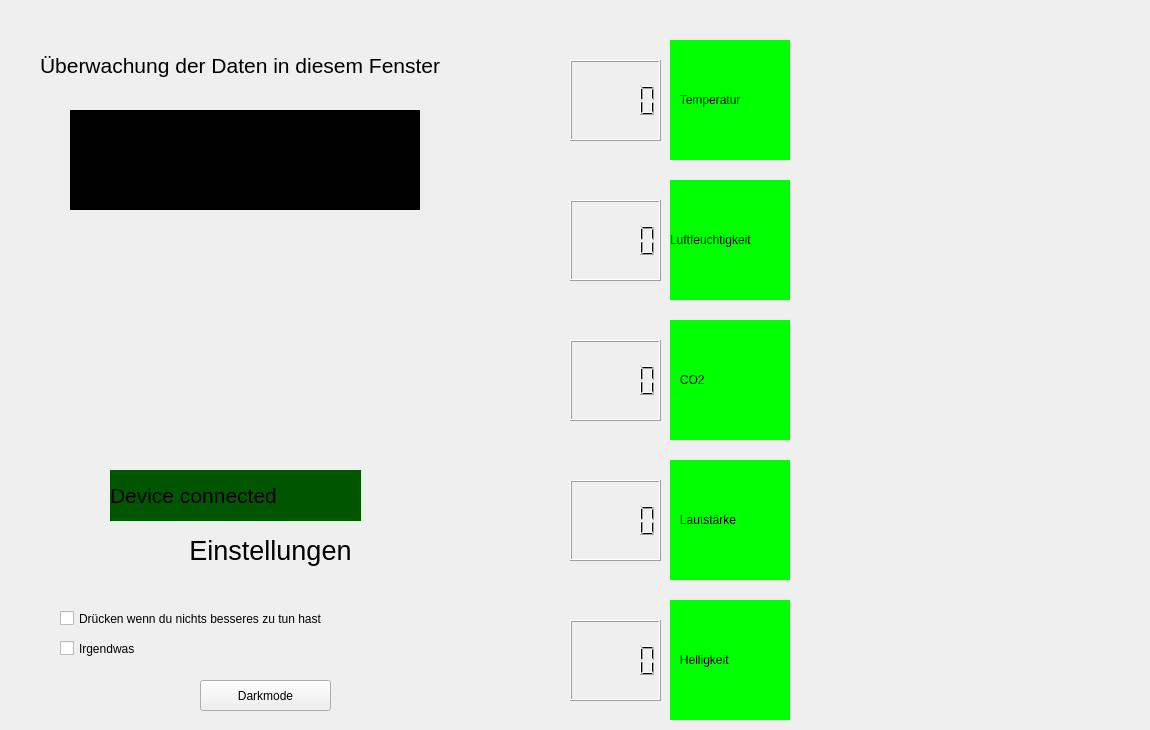
    <widget class="QWidget" name="develop">
     <widget class="QCheckBox" name="checkb2">
      <property name="geometry">
       <rect>
        <x>60</x>
        <y>640</y>
        <width>311</width>
        <height>17</height>
       </rect>
      </property>
      <property name="text">
       <string>Irgendwas</string>
      </property>
     </widget>
     <widget class="QLabel" name="hellampel">
      <property name="geometry">
       <rect>
        <x>670</x>
        <y>600</y>
        <width>120</width>
        <height>120</height>
       </rect>
      </property>
      <property name="styleSheet">
       <string notr="true">background-color: rgb(0, 255, 0);
font: 14pt &quot;MS Shell Dlg 2&quot;;</string>
      </property>
      <property name="text">
       <string>   Helligkeit</string>
      </property>
     </widget>
     <widget class="QLabel" name="tempampel">
      <property name="geometry">
       <rect>
        <x>670</x>
        <y>40</y>
        <width>120</width>
        <height>120</height>
       </rect>
      </property>
      <property name="styleSheet">
       <string notr="true">background-color: rgb(0, 255, 0);
font: 14pt &quot;MS Shell Dlg 2&quot;;</string>
      </property>
      <property name="text">
       <string>   Temperatur</string>
      </property>
     </widget>
     <widget class="QCheckBox" name="checkb1">
      <property name="geometry">
       <rect>
        <x>60</x>
        <y>610</y>
        <width>361</width>
        <height>17</height>
       </rect>
      </property>
      <property name="text">
       <string>Drücken wenn du nichts besseres zu tun hast</string>
      </property>
     </widget>
     <widget class="QLabel" name="info">
      <property name="geometry">
       <rect>
        <x>40</x>
        <y>30</y>
        <width>421</width>
        <height>71</height>
       </rect>
      </property>
      <property name="text">
       <string>&lt;html&gt;&lt;head/&gt;&lt;body&gt;&lt;p&gt;&lt;span style=&quot; font-size:16pt;&quot;&gt;Überwachung der Daten in diesem Fenster &lt;/span&gt;&lt;/p&gt;&lt;/body&gt;&lt;/html&gt;</string>
      </property>
     </widget>
     <widget class="QLCDNumber" name="tempanzei">
      <property name="geometry">
       <rect>
        <x>570</x>
        <y>60</y>
        <width>91</width>
        <height>81</height>
       </rect>
      </property>
      <property name="font">
       <font>
        <pointsize>14</pointsize>
       </font>
      </property>
     </widget>
     <widget class="QLabel" name="co2ampel">
      <property name="geometry">
       <rect>
        <x>670</x>
        <y>320</y>
        <width>120</width>
        <height>120</height>
       </rect>
      </property>
      <property name="styleSheet">
       <string notr="true">background-color: rgb(0, 255, 0);
font: 14pt &quot;MS Shell Dlg 2&quot;;</string>
      </property>
      <property name="text">
       <string>   CO2</string>
      </property>
     </widget>
     <widget class="QLabel" name="luftfeuchtampel">
      <property name="geometry">
       <rect>
        <x>670</x>
        <y>180</y>
        <width>120</width>
        <height>120</height>
       </rect>
      </property>
      <property name="styleSheet">
       <string notr="true">background-color: rgb(0, 255, 0);
font: 14pt &quot;MS Shell Dlg 2&quot;;</string>
      </property>
      <property name="text">
       <string>Luftfeuchtigkeit</string>
      </property>
     </widget>
     <widget class="PlotWidget" name="co2w" native="true">
      <property name="geometry">
       <rect>
        <x>820</x>
        <y>320</y>
        <width>321</width>
        <height>121</height>
       </rect>
      </property>
     </widget>
     <widget class="PlotWidget" name="tempw" native="true">
      <property name="geometry">
       <rect>
        <x>820</x>
        <y>40</y>
        <width>320</width>
        <height>120</height>
       </rect>
      </property>
     </widget>
     <widget class="QLCDNumber" name="lautanzei">
      <property name="geometry">
       <rect>
        <x>570</x>
        <y>480</y>
        <width>91</width>
        <height>81</height>
       </rect>
      </property>
      <property name="font">
       <font>
        <pointsize>14</pointsize>
       </font>
      </property>
     </widget>
     <widget class="QLabel" name="einlabel">
      <property name="geometry">
       <rect>
        <x>130</x>
        <y>510</y>
        <width>281</width>
        <height>81</height>
       </rect>
      </property>
      <property name="palette">
       <palette>
        <active>
         <colorrole role="WindowText">
          <brush brushstyle="SolidPattern">
           <color alpha="255">
            <red>0</red>
            <green>0</green>
            <blue>0</blue>
           </color>
          </brush>
         </colorrole>
         <colorrole role="Button">
          <brush brushstyle="SolidPattern">
           <color alpha="255">
            <red>255</red>
            <green>255</green>
            <blue>255</blue>
           </color>
          </brush>
         </colorrole>
         <colorrole role="Light">
          <brush brushstyle="SolidPattern">
           <color alpha="255">
            <red>255</red>
            <green>255</green>
            <blue>255</blue>
           </color>
          </brush>
         </colorrole>
         <colorrole role="Midlight">
          <brush brushstyle="SolidPattern">
           <color alpha="255">
            <red>255</red>
            <green>255</green>
            <blue>255</blue>
           </color>
          </brush>
         </colorrole>
         <colorrole role="Dark">
          <brush brushstyle="SolidPattern">
           <color alpha="255">
            <red>127</red>
            <green>127</green>
            <blue>127</blue>
           </color>
          </brush>
         </colorrole>
         <colorrole role="Mid">
          <brush brushstyle="SolidPattern">
           <color alpha="255">
            <red>170</red>
            <green>170</green>
            <blue>170</blue>
           </color>
          </brush>
         </colorrole>
         <colorrole role="Text">
          <brush brushstyle="SolidPattern">
           <color alpha="255">
            <red>0</red>
            <green>0</green>
            <blue>0</blue>
           </color>
          </brush>
         </colorrole>
         <colorrole role="BrightText">
          <brush brushstyle="SolidPattern">
           <color alpha="255">
            <red>255</red>
            <green>255</green>
            <blue>255</blue>
           </color>
          </brush>
         </colorrole>
         <colorrole role="ButtonText">
          <brush brushstyle="SolidPattern">
           <color alpha="255">
            <red>0</red>
            <green>0</green>
            <blue>0</blue>
           </color>
          </brush>
         </colorrole>
         <colorrole role="Base">
          <brush brushstyle="SolidPattern">
           <color alpha="255">
            <red>255</red>
            <green>255</green>
            <blue>255</blue>
           </color>
          </brush>
         </colorrole>
         <colorrole role="Window">
          <brush brushstyle="SolidPattern">
           <color alpha="255">
            <red>255</red>
            <green>255</green>
            <blue>255</blue>
           </color>
          </brush>
         </colorrole>
         <colorrole role="Shadow">
          <brush brushstyle="SolidPattern">
           <color alpha="255">
            <red>0</red>
            <green>0</green>
            <blue>0</blue>
           </color>
          </brush>
         </colorrole>
         <colorrole role="AlternateBase">
          <brush brushstyle="SolidPattern">
           <color alpha="255">
            <red>255</red>
            <green>255</green>
            <blue>255</blue>
           </color>
          </brush>
         </colorrole>
         <colorrole role="ToolTipBase">
          <brush brushstyle="SolidPattern">
           <color alpha="255">
            <red>255</red>
            <green>255</green>
            <blue>220</blue>
           </color>
          </brush>
         </colorrole>
         <colorrole role="ToolTipText">
          <brush brushstyle="SolidPattern">
           <color alpha="255">
            <red>0</red>
            <green>0</green>
            <blue>0</blue>
           </color>
          </brush>
         </colorrole>
         <colorrole role="PlaceholderText">
          <brush brushstyle="NoBrush">
           <color alpha="128">
            <red>0</red>
            <green>0</green>
            <blue>0</blue>
           </color>
          </brush>
         </colorrole>
        </active>
        <inactive>
         <colorrole role="WindowText">
          <brush brushstyle="SolidPattern">
           <color alpha="255">
            <red>0</red>
            <green>0</green>
            <blue>0</blue>
           </color>
          </brush>
         </colorrole>
         <colorrole role="Button">
          <brush brushstyle="SolidPattern">
           <color alpha="255">
            <red>255</red>
            <green>255</green>
            <blue>255</blue>
           </color>
          </brush>
         </colorrole>
         <colorrole role="Light">
          <brush brushstyle="SolidPattern">
           <color alpha="255">
            <red>255</red>
            <green>255</green>
            <blue>255</blue>
           </color>
          </brush>
         </colorrole>
         <colorrole role="Midlight">
          <brush brushstyle="SolidPattern">
           <color alpha="255">
            <red>255</red>
            <green>255</green>
            <blue>255</blue>
           </color>
          </brush>
         </colorrole>
         <colorrole role="Dark">
          <brush brushstyle="SolidPattern">
           <color alpha="255">
            <red>127</red>
            <green>127</green>
            <blue>127</blue>
           </color>
          </brush>
         </colorrole>
         <colorrole role="Mid">
          <brush brushstyle="SolidPattern">
           <color alpha="255">
            <red>170</red>
            <green>170</green>
            <blue>170</blue>
           </color>
          </brush>
         </colorrole>
         <colorrole role="Text">
          <brush brushstyle="SolidPattern">
           <color alpha="255">
            <red>0</red>
            <green>0</green>
            <blue>0</blue>
           </color>
          </brush>
         </colorrole>
         <colorrole role="BrightText">
          <brush brushstyle="SolidPattern">
           <color alpha="255">
            <red>255</red>
            <green>255</green>
            <blue>255</blue>
           </color>
          </brush>
         </colorrole>
         <colorrole role="ButtonText">
          <brush brushstyle="SolidPattern">
           <color alpha="255">
            <red>0</red>
            <green>0</green>
            <blue>0</blue>
           </color>
          </brush>
         </colorrole>
         <colorrole role="Base">
          <brush brushstyle="SolidPattern">
           <color alpha="255">
            <red>255</red>
            <green>255</green>
            <blue>255</blue>
           </color>
          </brush>
         </colorrole>
         <colorrole role="Window">
          <brush brushstyle="SolidPattern">
           <color alpha="255">
            <red>255</red>
            <green>255</green>
            <blue>255</blue>
           </color>
          </brush>
         </colorrole>
         <colorrole role="Shadow">
          <brush brushstyle="SolidPattern">
           <color alpha="255">
            <red>0</red>
            <green>0</green>
            <blue>0</blue>
           </color>
          </brush>
         </colorrole>
         <colorrole role="AlternateBase">
          <brush brushstyle="SolidPattern">
           <color alpha="255">
            <red>255</red>
            <green>255</green>
            <blue>255</blue>
           </color>
          </brush>
         </colorrole>
         <colorrole role="ToolTipBase">
          <brush brushstyle="SolidPattern">
           <color alpha="255">
            <red>255</red>
            <green>255</green>
            <blue>220</blue>
           </color>
          </brush>
         </colorrole>
         <colorrole role="ToolTipText">
          <brush brushstyle="SolidPattern">
           <color alpha="255">
            <red>0</red>
            <green>0</green>
            <blue>0</blue>
           </color>
          </brush>
         </colorrole>
         <colorrole role="PlaceholderText">
          <brush brushstyle="NoBrush">
           <color alpha="128">
            <red>0</red>
            <green>0</green>
            <blue>0</blue>
           </color>
          </brush>
         </colorrole>
        </inactive>
        <disabled>
         <colorrole role="WindowText">
          <brush brushstyle="SolidPattern">
           <color alpha="255">
            <red>127</red>
            <green>127</green>
            <blue>127</blue>
           </color>
          </brush>
         </colorrole>
         <colorrole role="Button">
          <brush brushstyle="SolidPattern">
           <color alpha="255">
            <red>255</red>
            <green>255</green>
            <blue>255</blue>
           </color>
          </brush>
         </colorrole>
         <colorrole role="Light">
          <brush brushstyle="SolidPattern">
           <color alpha="255">
            <red>255</red>
            <green>255</green>
            <blue>255</blue>
           </color>
          </brush>
         </colorrole>
         <colorrole role="Midlight">
          <brush brushstyle="SolidPattern">
           <color alpha="255">
            <red>255</red>
            <green>255</green>
            <blue>255</blue>
           </color>
          </brush>
         </colorrole>
         <colorrole role="Dark">
          <brush brushstyle="SolidPattern">
           <color alpha="255">
            <red>127</red>
            <green>127</green>
            <blue>127</blue>
           </color>
          </brush>
         </colorrole>
         <colorrole role="Mid">
          <brush brushstyle="SolidPattern">
           <color alpha="255">
            <red>170</red>
            <green>170</green>
            <blue>170</blue>
           </color>
          </brush>
         </colorrole>
         <colorrole role="Text">
          <brush brushstyle="SolidPattern">
           <color alpha="255">
            <red>127</red>
            <green>127</green>
            <blue>127</blue>
           </color>
          </brush>
         </colorrole>
         <colorrole role="BrightText">
          <brush brushstyle="SolidPattern">
           <color alpha="255">
            <red>255</red>
            <green>255</green>
            <blue>255</blue>
           </color>
          </brush>
         </colorrole>
         <colorrole role="ButtonText">
          <brush brushstyle="SolidPattern">
           <color alpha="255">
            <red>127</red>
            <green>127</green>
            <blue>127</blue>
           </color>
          </brush>
         </colorrole>
         <colorrole role="Base">
          <brush brushstyle="SolidPattern">
           <color alpha="255">
            <red>255</red>
            <green>255</green>
            <blue>255</blue>
           </color>
          </brush>
         </colorrole>
         <colorrole role="Window">
          <brush brushstyle="SolidPattern">
           <color alpha="255">
            <red>255</red>
            <green>255</green>
            <blue>255</blue>
           </color>
          </brush>
         </colorrole>
         <colorrole role="Shadow">
          <brush brushstyle="SolidPattern">
           <color alpha="255">
            <red>0</red>
            <green>0</green>
            <blue>0</blue>
           </color>
          </brush>
         </colorrole>
         <colorrole role="AlternateBase">
          <brush brushstyle="SolidPattern">
           <color alpha="255">
            <red>255</red>
            <green>255</green>
            <blue>255</blue>
           </color>
          </brush>
         </colorrole>
         <colorrole role="ToolTipBase">
          <brush brushstyle="SolidPattern">
           <color alpha="255">
            <red>255</red>
            <green>255</green>
            <blue>220</blue>
           </color>
          </brush>
         </colorrole>
         <colorrole role="ToolTipText">
          <brush brushstyle="SolidPattern">
           <color alpha="255">
            <red>0</red>
            <green>0</green>
            <blue>0</blue>
           </color>
          </brush>
         </colorrole>
         <colorrole role="PlaceholderText">
          <brush brushstyle="NoBrush">
           <color alpha="128">
            <red>0</red>
            <green>0</green>
            <blue>0</blue>
           </color>
          </brush>
         </colorrole>
        </disabled>
       </palette>
      </property>
      <property name="text">
       <string>&lt;html&gt;&lt;head/&gt;&lt;body&gt;&lt;p align=&quot;center&quot;&gt;&lt;span style=&quot; font-size:20pt;&quot;&gt;Einstellungen&lt;/span&gt;&lt;/p&gt;&lt;/body&gt;&lt;/html&gt;</string>
      </property>
     </widget>
     <widget class="QLabel" name="istdevcon">
      <property name="geometry">
       <rect>
        <x>110</x>
        <y>470</y>
        <width>251</width>
        <height>51</height>
       </rect>
      </property>
      <property name="font">
       <font>
        <pointsize>16</pointsize>
       </font>
      </property>
      <property name="styleSheet">
       <string notr="true">background-color: rgb(0, 85, 0);</string>
      </property>
      <property name="text">
       <string>Device connected</string>
      </property>
     </widget>
     <widget class="QLabel" name="bild">
      <property name="geometry">
       <rect>
        <x>110</x>
        <y>210</y>
        <width>256</width>
        <height>256</height>
       </rect>
      </property>
      <property name="text">
       <string/>
      </property>
      <property name="pixmap">
       <pixmap>icon.png</pixmap>
      </property>
      <property name="scaledContents">
       <bool>true</bool>
      </property>
     </widget>
     <widget class="PlotWidget" name="hellw" native="true">
      <property name="geometry">
       <rect>
        <x>820</x>
        <y>600</y>
        <width>321</width>
        <height>121</height>
       </rect>
      </property>
     </widget>
     <widget class="QLCDNumber" name="hellanzei">
      <property name="geometry">
       <rect>
        <x>570</x>
        <y>620</y>
        <width>91</width>
        <height>81</height>
       </rect>
      </property>
      <property name="font">
       <font>
        <pointsize>14</pointsize>
       </font>
      </property>
     </widget>
     <widget class="QPushButton" name="darkmodebutton">
      <property name="geometry">
       <rect>
        <x>200</x>
        <y>680</y>
        <width>131</width>
        <height>31</height>
       </rect>
      </property>
      <property name="text">
       <string>Darkmode</string>
      </property>
     </widget>
     <widget class="QLCDNumber" name="luftfeuchtanzei">
      <property name="geometry">
       <rect>
        <x>570</x>
        <y>200</y>
        <width>91</width>
        <height>81</height>
       </rect>
      </property>
      <property name="font">
       <font>
        <pointsize>14</pointsize>
       </font>
      </property>
     </widget>
     <widget class="QLabel" name="uhr">
      <property name="geometry">
       <rect>
        <x>70</x>
        <y>110</y>
        <width>350</width>
        <height>100</height>
       </rect>
      </property>
      <property name="palette">
       <palette>
        <active>
         <colorrole role="WindowText">
          <brush brushstyle="SolidPattern">
           <color alpha="255">
            <red>255</red>
            <green>255</green>
            <blue>255</blue>
           </color>
          </brush>
         </colorrole>
         <colorrole role="Button">
          <brush brushstyle="SolidPattern">
           <color alpha="255">
            <red>0</red>
            <green>0</green>
            <blue>0</blue>
           </color>
          </brush>
         </colorrole>
         <colorrole role="Light">
          <brush brushstyle="SolidPattern">
           <color alpha="255">
            <red>0</red>
            <green>0</green>
            <blue>0</blue>
           </color>
          </brush>
         </colorrole>
         <colorrole role="Midlight">
          <brush brushstyle="SolidPattern">
           <color alpha="255">
            <red>0</red>
            <green>0</green>
            <blue>0</blue>
           </color>
          </brush>
         </colorrole>
         <colorrole role="Dark">
          <brush brushstyle="SolidPattern">
           <color alpha="255">
            <red>0</red>
            <green>0</green>
            <blue>0</blue>
           </color>
          </brush>
         </colorrole>
         <colorrole role="Mid">
          <brush brushstyle="SolidPattern">
           <color alpha="255">
            <red>0</red>
            <green>0</green>
            <blue>0</blue>
           </color>
          </brush>
         </colorrole>
         <colorrole role="Text">
          <brush brushstyle="SolidPattern">
           <color alpha="255">
            <red>255</red>
            <green>255</green>
            <blue>255</blue>
           </color>
          </brush>
         </colorrole>
         <colorrole role="BrightText">
          <brush brushstyle="SolidPattern">
           <color alpha="255">
            <red>255</red>
            <green>255</green>
            <blue>255</blue>
           </color>
          </brush>
         </colorrole>
         <colorrole role="ButtonText">
          <brush brushstyle="SolidPattern">
           <color alpha="255">
            <red>255</red>
            <green>255</green>
            <blue>255</blue>
           </color>
          </brush>
         </colorrole>
         <colorrole role="Base">
          <brush brushstyle="SolidPattern">
           <color alpha="255">
            <red>0</red>
            <green>0</green>
            <blue>0</blue>
           </color>
          </brush>
         </colorrole>
         <colorrole role="Window">
          <brush brushstyle="SolidPattern">
           <color alpha="255">
            <red>0</red>
            <green>0</green>
            <blue>0</blue>
           </color>
          </brush>
         </colorrole>
         <colorrole role="Shadow">
          <brush brushstyle="SolidPattern">
           <color alpha="255">
            <red>0</red>
            <green>0</green>
            <blue>0</blue>
           </color>
          </brush>
         </colorrole>
         <colorrole role="AlternateBase">
          <brush brushstyle="SolidPattern">
           <color alpha="255">
            <red>0</red>
            <green>0</green>
            <blue>0</blue>
           </color>
          </brush>
         </colorrole>
         <colorrole role="ToolTipBase">
          <brush brushstyle="SolidPattern">
           <color alpha="255">
            <red>255</red>
            <green>255</green>
            <blue>220</blue>
           </color>
          </brush>
         </colorrole>
         <colorrole role="ToolTipText">
          <brush brushstyle="SolidPattern">
           <color alpha="255">
            <red>0</red>
            <green>0</green>
            <blue>0</blue>
           </color>
          </brush>
         </colorrole>
         <colorrole role="PlaceholderText">
          <brush brushstyle="NoBrush">
           <color alpha="128">
            <red>255</red>
            <green>255</green>
            <blue>255</blue>
           </color>
          </brush>
         </colorrole>
        </active>
        <inactive>
         <colorrole role="WindowText">
          <brush brushstyle="SolidPattern">
           <color alpha="255">
            <red>255</red>
            <green>255</green>
            <blue>255</blue>
           </color>
          </brush>
         </colorrole>
         <colorrole role="Button">
          <brush brushstyle="SolidPattern">
           <color alpha="255">
            <red>0</red>
            <green>0</green>
            <blue>0</blue>
           </color>
          </brush>
         </colorrole>
         <colorrole role="Light">
          <brush brushstyle="SolidPattern">
           <color alpha="255">
            <red>0</red>
            <green>0</green>
            <blue>0</blue>
           </color>
          </brush>
         </colorrole>
         <colorrole role="Midlight">
          <brush brushstyle="SolidPattern">
           <color alpha="255">
            <red>0</red>
            <green>0</green>
            <blue>0</blue>
           </color>
          </brush>
         </colorrole>
         <colorrole role="Dark">
          <brush brushstyle="SolidPattern">
           <color alpha="255">
            <red>0</red>
            <green>0</green>
            <blue>0</blue>
           </color>
          </brush>
         </colorrole>
         <colorrole role="Mid">
          <brush brushstyle="SolidPattern">
           <color alpha="255">
            <red>0</red>
            <green>0</green>
            <blue>0</blue>
           </color>
          </brush>
         </colorrole>
         <colorrole role="Text">
          <brush brushstyle="SolidPattern">
           <color alpha="255">
            <red>255</red>
            <green>255</green>
            <blue>255</blue>
           </color>
          </brush>
         </colorrole>
         <colorrole role="BrightText">
          <brush brushstyle="SolidPattern">
           <color alpha="255">
            <red>255</red>
            <green>255</green>
            <blue>255</blue>
           </color>
          </brush>
         </colorrole>
         <colorrole role="ButtonText">
          <brush brushstyle="SolidPattern">
           <color alpha="255">
            <red>255</red>
            <green>255</green>
            <blue>255</blue>
           </color>
          </brush>
         </colorrole>
         <colorrole role="Base">
          <brush brushstyle="SolidPattern">
           <color alpha="255">
            <red>0</red>
            <green>0</green>
            <blue>0</blue>
           </color>
          </brush>
         </colorrole>
         <colorrole role="Window">
          <brush brushstyle="SolidPattern">
           <color alpha="255">
            <red>0</red>
            <green>0</green>
            <blue>0</blue>
           </color>
          </brush>
         </colorrole>
         <colorrole role="Shadow">
          <brush brushstyle="SolidPattern">
           <color alpha="255">
            <red>0</red>
            <green>0</green>
            <blue>0</blue>
           </color>
          </brush>
         </colorrole>
         <colorrole role="AlternateBase">
          <brush brushstyle="SolidPattern">
           <color alpha="255">
            <red>0</red>
            <green>0</green>
            <blue>0</blue>
           </color>
          </brush>
         </colorrole>
         <colorrole role="ToolTipBase">
          <brush brushstyle="SolidPattern">
           <color alpha="255">
            <red>255</red>
            <green>255</green>
            <blue>220</blue>
           </color>
          </brush>
         </colorrole>
         <colorrole role="ToolTipText">
          <brush brushstyle="SolidPattern">
           <color alpha="255">
            <red>0</red>
            <green>0</green>
            <blue>0</blue>
           </color>
          </brush>
         </colorrole>
         <colorrole role="PlaceholderText">
          <brush brushstyle="NoBrush">
           <color alpha="128">
            <red>255</red>
            <green>255</green>
            <blue>255</blue>
           </color>
          </brush>
         </colorrole>
        </inactive>
        <disabled>
         <colorrole role="WindowText">
          <brush brushstyle="SolidPattern">
           <color alpha="255">
            <red>0</red>
            <green>0</green>
            <blue>0</blue>
           </color>
          </brush>
         </colorrole>
         <colorrole role="Button">
          <brush brushstyle="SolidPattern">
           <color alpha="255">
            <red>0</red>
            <green>0</green>
            <blue>0</blue>
           </color>
          </brush>
         </colorrole>
         <colorrole role="Light">
          <brush brushstyle="SolidPattern">
           <color alpha="255">
            <red>0</red>
            <green>0</green>
            <blue>0</blue>
           </color>
          </brush>
         </colorrole>
         <colorrole role="Midlight">
          <brush brushstyle="SolidPattern">
           <color alpha="255">
            <red>0</red>
            <green>0</green>
            <blue>0</blue>
           </color>
          </brush>
         </colorrole>
         <colorrole role="Dark">
          <brush brushstyle="SolidPattern">
           <color alpha="255">
            <red>0</red>
            <green>0</green>
            <blue>0</blue>
           </color>
          </brush>
         </colorrole>
         <colorrole role="Mid">
          <brush brushstyle="SolidPattern">
           <color alpha="255">
            <red>0</red>
            <green>0</green>
            <blue>0</blue>
           </color>
          </brush>
         </colorrole>
         <colorrole role="Text">
          <brush brushstyle="SolidPattern">
           <color alpha="255">
            <red>0</red>
            <green>0</green>
            <blue>0</blue>
           </color>
          </brush>
         </colorrole>
         <colorrole role="BrightText">
          <brush brushstyle="SolidPattern">
           <color alpha="255">
            <red>255</red>
            <green>255</green>
            <blue>255</blue>
           </color>
          </brush>
         </colorrole>
         <colorrole role="ButtonText">
          <brush brushstyle="SolidPattern">
           <color alpha="255">
            <red>0</red>
            <green>0</green>
            <blue>0</blue>
           </color>
          </brush>
         </colorrole>
         <colorrole role="Base">
          <brush brushstyle="SolidPattern">
           <color alpha="255">
            <red>0</red>
            <green>0</green>
            <blue>0</blue>
           </color>
          </brush>
         </colorrole>
         <colorrole role="Window">
          <brush brushstyle="SolidPattern">
           <color alpha="255">
            <red>0</red>
            <green>0</green>
            <blue>0</blue>
           </color>
          </brush>
         </colorrole>
         <colorrole role="Shadow">
          <brush brushstyle="SolidPattern">
           <color alpha="255">
            <red>0</red>
            <green>0</green>
            <blue>0</blue>
           </color>
          </brush>
         </colorrole>
         <colorrole role="AlternateBase">
          <brush brushstyle="SolidPattern">
           <color alpha="255">
            <red>0</red>
            <green>0</green>
            <blue>0</blue>
           </color>
          </brush>
         </colorrole>
         <colorrole role="ToolTipBase">
          <brush brushstyle="SolidPattern">
           <color alpha="255">
            <red>255</red>
            <green>255</green>
            <blue>220</blue>
           </color>
          </brush>
         </colorrole>
         <colorrole role="ToolTipText">
          <brush brushstyle="SolidPattern">
           <color alpha="255">
            <red>0</red>
            <green>0</green>
            <blue>0</blue>
           </color>
          </brush>
         </colorrole>
         <colorrole role="PlaceholderText">
          <brush brushstyle="NoBrush">
           <color alpha="128">
            <red>255</red>
            <green>255</green>
            <blue>255</blue>
           </color>
          </brush>
         </colorrole>
        </disabled>
       </palette>
      </property>
      <property name="styleSheet">
       <string notr="true">background-color: rgb(0, 0, 0);</string>
      </property>
      <property name="text">
       <string/>
      </property>
     </widget>
     <widget class="QLabel" name="lautampel">
      <property name="geometry">
       <rect>
        <x>670</x>
        <y>460</y>
        <width>120</width>
        <height>120</height>
       </rect>
      </property>
      <property name="styleSheet">
       <string notr="true">background-color: rgb(0, 255, 0);
font: 14pt &quot;MS Shell Dlg 2&quot;;</string>
      </property>
      <property name="text">
       <string>   Lautstärke</string>
      </property>
     </widget>
     <widget class="PlotWidget" name="luftfeuchtw" native="true">
      <property name="geometry">
       <rect>
        <x>820</x>
        <y>180</y>
        <width>320</width>
        <height>120</height>
       </rect>
      </property>
     </widget>
     <widget class="QLCDNumber" name="co2anzei">
      <property name="geometry">
       <rect>
        <x>570</x>
        <y>340</y>
        <width>91</width>
        <height>81</height>
       </rect>
      </property>
      <property name="font">
       <font>
        <pointsize>14</pointsize>
       </font>
      </property>
     </widget>
     <widget class="PlotWidget" name="lautw" native="true">
      <property name="geometry">
       <rect>
        <x>820</x>
        <y>460</y>
        <width>321</width>
        <height>121</height>
       </rect>
      </property>
     </widget>
    </widget>
